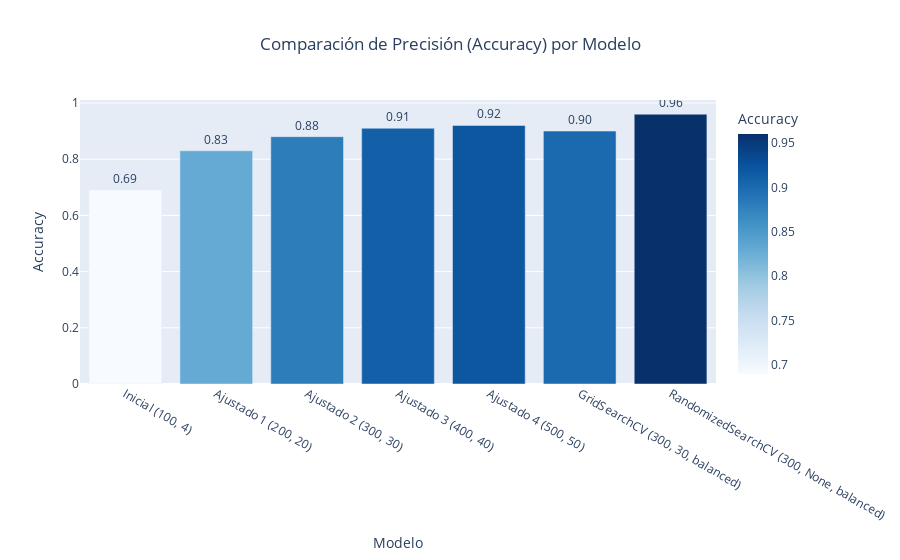

Here is the notebook cell this chart was saved with:
### Code cell
import plotly.express as px
# Gráfico de barras para comparar la precisión (Accuracy) entre los modelos
# Este gráfico permite comparar qué tan preciso fue cada modelo al clasificar correctamente.
# Se puede observar la evolución del rendimiento conforme se ajustaron los parámetros manualmente
# y cómo se comportaron los modelos optimizados con GridSearch y RandomSearch.
fig_accuracy = px.bar(
    resultados, x="Modelo", y="Accuracy",
    title="Comparación de Precisión (Accuracy) por Modelo",
    text="Accuracy", color="Accuracy", color_continuous_scale="Blues"
)
fig_accuracy.update_layout(
    xaxis_title="Modelo",
    yaxis_title="Accuracy",
    title_x=0.5
)
fig_accuracy.update_traces(
    texttemplate='%{text:.2f}',
    textposition='outside'
)

### Figure 1 — Plotly figure (JSON) as saved in the notebook; plotly's stock layout.template omitted (floating-point values rounded to 4 significant figures)
{"data": [{"hovertemplate": "Modelo=%{x}<br>Accuracy=%{marker.color}<extra></extra>", "legendgroup": "", "marker": {"color": [0.69, 0.83, 0.88, 0.91, 0.92, 0.9, 0.96], "coloraxis": "coloraxis", "pattern": {"shape": ""}}, "name": "", "orientation": "v", "showlegend": false, "text": [0.69, 0.83, 0.88, 0.91, 0.92, 0.9, 0.96], "textposition": "outside", "texttemplate": "%{text:.2f}", "type": "bar", "x": ["Inicial (100, 4)", "Ajustado 1 (200, 20)", "Ajustado 2 (300, 30)", "Ajustado 3 (400, 40)", "Ajustado 4 (500, 50)", "GridSearchCV (300, 30, balanced)", "RandomizedSearchCV (300, None, balanced)"], "xaxis": "x", "y": [0.69, 0.83, 0.88, 0.91, 0.92, 0.9, 0.96], "yaxis": "y"}], "layout": {"barmode": "relative", "coloraxis": {"colorbar": {"title": {"text": "Accuracy"}}, "colorscale": [[0, "rgb(247,251,255)"], [0.125, "rgb(222,235,247)"], [0.25, "rgb(198,219,239)"], [0.375, "rgb(158,202,225)"], [0.5, "rgb(107,174,214)"], [0.625, "rgb(66,146,198)"], [0.75, "rgb(33,113,181)"], [0.875, "rgb(8,81,156)"], [1, "rgb(8,48,107)"]]}, "legend": {"tracegroupgap": 0}, "title": {"text": "Comparación de Precisión (Accuracy) por Modelo", "x": 0.5}, "xaxis": {"anchor": "y", "domain": [0, 1], "title": {"text": "Modelo"}}, "yaxis": {"anchor": "x", "domain": [0, 1], "title": {"text": "Accuracy"}}}}
